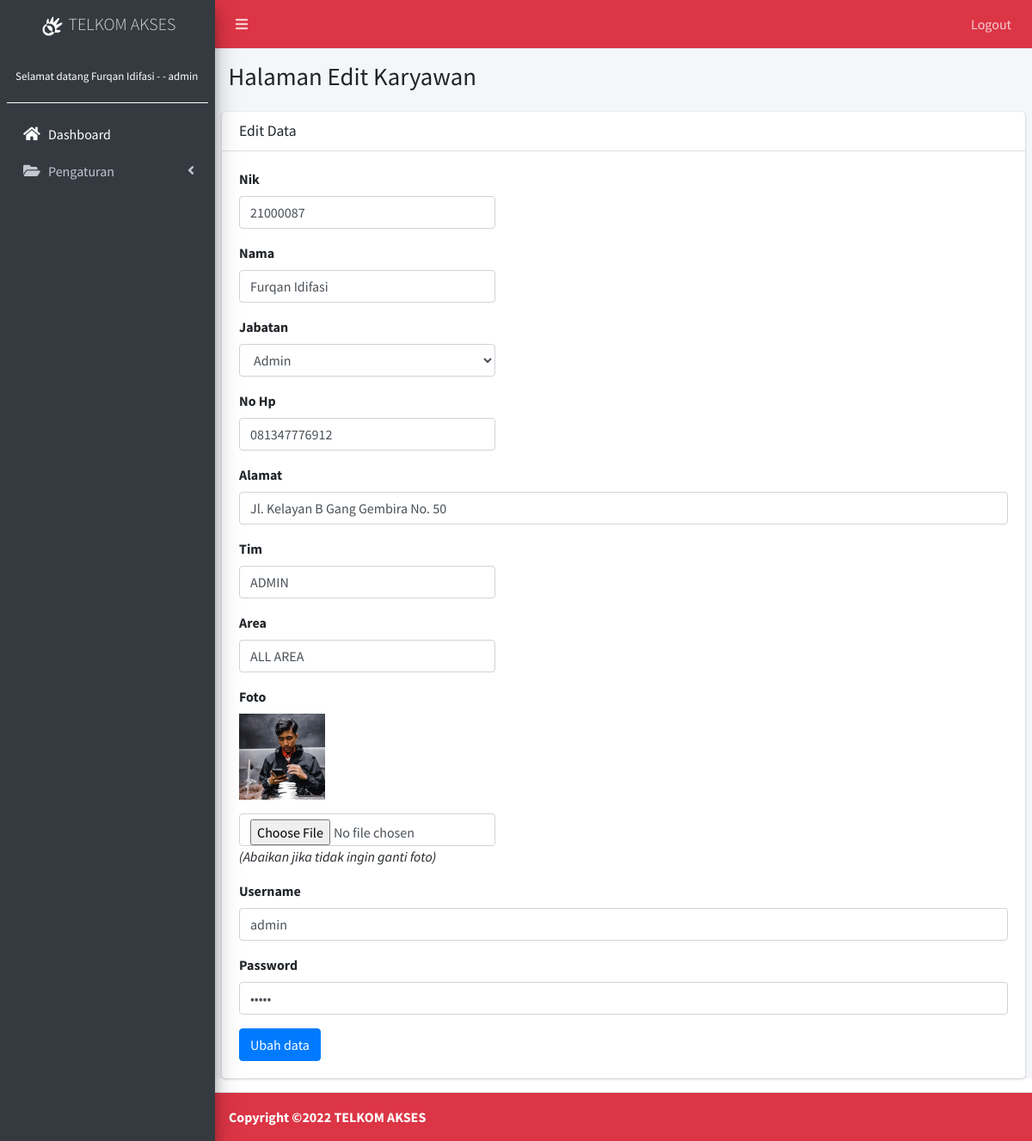
Page /karyawan-edit.php?id=1 (signed in) on the committed database.
### tables this page shows
CREATE TABLE `karyawan` (
  `id` int(11) NOT NULL,
  `pem_id` int(11) DEFAULT NULL,
  `nama` varchar(100) DEFAULT NULL,
  `nik` varchar(50) DEFAULT NULL,
  `no_hp` varchar(25) DEFAULT NULL,
  `email_karyawan` varchar(50) NOT NULL,
  `alamat` text DEFAULT NULL,
  `jabatan` varchar(50) DEFAULT NULL,
  `tim` varchar(100) DEFAULT NULL,
  `area` varchar(10) DEFAULT NULL,
  `foto` varchar(250) DEFAULT NULL,
  `username` varchar(150) DEFAULT NULL,
  `password` varchar(150) DEFAULT NULL
);

### karyawan-edit.php (the view, shortened to what this page needs)
<?php
  include('templates/header.php');
  include('templates/sidebar.php');
?>
  <div class="content-wrapper">
    <section class="content-header">
      <div class="container-fluid">
        <div class="row mb-2">
          <div class="col-sm-6">
            <h1>Halaman Edit Karyawan</h1>
          </div>
        </div>
      </div>
    </section>
    <section class="content">
      <div class="card">
        <div class="card-header">
          <h3 class="card-title">Edit Data</h3>
        </div>
        <div class="card-body">
          <?php
          include('koneksi.php');
          $id = $_GET['id'];
          $data   = mysqli_query($koneksi, "select * from karyawan where id = '$id'");
          $row  = mysqli_fetch_assoc($data);
          ?>
          <form action="" method="post" role="form" enctype="multipart/form-data">
            <div class="form-group">
              <label>Nik</label>
              <input type="text" name="nik" required="" class="form-control col-sm-4"  value="<?= $row['nik']; ?>" autofocus="">
            </div>
            <div class="form-group">
              <label>Nama</label>
              <input type="text" name="nama" required="" class="form-control col-sm-4"  value="<?= $row['nama']; ?>" >
            </div>
            <div class="form-group">
              <label>Jabatan</label>
              <select class="form-control  col-sm-4" name="jabatan" required="">
                <option value="admin" <?= ($row['jabatan'] == 'admin') ? 'selected' : ''; ?>>Admin</option>
              </select>
            </div>
            <div class="form-group">
              <label>No Hp</label>
              <input type="text" name="no_hp" required="" class="form-control col-sm-4" value="<?= $row['no_hp']; ?>"  >
            </div>
            <div class="form-group">
              <label>Alamat</label>
              <input type="text" name="alamat" required="" class="form-control" value="<?= $row['alamat']; ?>" >
            </div>
            <div class="form-group">
              <label>Tim</label>
              <input type="text" name="tim" required="" class="form-control col-sm-4" value="<?= $row['tim']; ?>" >
            </div>
            <div class="form-group">
              <label>Area</label>
              <input type="text" name="area" required="" class="form-control col-sm-4" value="<?= $row['area']; ?>" >
            </div>
            <div class="form-group">
              <label>Foto</label><br>
              <img src="assets/gambar/<?= $row['foto'];?>" width="100" class="mb-3">
              <input type="file" name="foto" class="form-control col-sm-4" >
              <i>(Abaikan jika tidak ingin ganti foto)</i>
            </div>
            <div class="form-group">
              <label>Username</label>
              <input type="text" name="username" required="" class="form-control" value="<?= $row['username']; ?>">
            </div>
            <div class="form-group">
              <label>Password </label>
              <input type="password" name="password" class="form-control" value="<?= $row['password']; ?>" >
            </div>
            <button type="submit" class="btn btn-primary" name="submit" value="simpan">Ubah data</button>
          </form>
      </div>
    </div>
    </section>
  </div>
  <?php
    include('templates/footer.php');
  ?>

### templates/header.php (shortened to what this page needs)
<!DOCTYPE html>
<html>
<head>
  <link rel="stylesheet" href="./assets/plugins/fontawesome-free/css/all.min.css">
  <link rel="stylesheet" href="https://code.ionicframework.com/ionicons/2.0.1/css/ionicons.min.css">
  <link rel="stylesheet" href="./assets/dist/css/adminlte.min.css">
     <link rel="stylesheet" href="./assets/plugins/summernote/summernote-bs4.css">
    <link rel="stylesheet" href="./assets/dist/css/adminlte.min.css">
  <link rel="stylesheet" href="./assets/plugins/datatables-bs4/css/dataTables.bootstrap4.css">
</head>
<body class="hold-transition sidebar-mini">
<div class="wrapper">
  <nav class="main-header navbar navbar-expand navbar-dark bg-danger ">
      <ul class="navbar-nav">
      <li class="nav-item">
        <a class="nav-link" data-widget="pushmenu" href="#"><i class="fas fa-bars"></i></a>
      </li>
    </ul>
    <ul class="navbar-nav ml-auto">
      <li class="nav-item d-none d-sm-inline-block">
        <a href="logout.php" class="nav-link">Logout</a>
      </li>
    </ul>
  </nav>

### templates/sidebar.php (shortened to what this page needs)
  <aside class="main-sidebar sidebar-dark-primary elevation-4 bg-dark">
    <div class="brand-link text-center" style="border-color: transparent;">
      <span class="brand-text font-weight-light"> <img src="assets/gambar/logo-telkom.png" style="width: 30px;">  TELKOM AKSES</span>
    </div>
    <div class="sidebar">
      <div class="user-panel mt-3 pb-3 mb-3 d-flex "  style="border-color: #fff;">
        <div class="info">
          <a href="#" class="d-block text-white" style="font-size: 13px;">Selamat datang <?= $_SESSION['nama']; ?> - <?= $_SESSION['nik']; ?> - <?= $_SESSION['hak_akses']; ?> </a>
        </div>
      </div>
      <nav class="mt-2">
        <ul class="nav nav-pills nav-sidebar flex-column" data-widget="treeview" role="menu" data-accordion="false">
          <li class="nav-item">
            <a href="index.php" class="nav-link text-white">
              <i class="nav-icon fas fa-home"></i>
              <p>
                Dashboard
              </p>
            </a>
          </li>
           <?php if($_SESSION['hak_akses'] == 'admin' || $_SESSION['hak_akses'] == 'pelanggan'|| $_SESSION['hak_akses'] == 'teknisi') { ?>
             <li class="nav-item">
            <a href="#" class="nav-link ">
              <i class="nav-icon fas fa-folder-open"></i>
              <p>
                Pengaturan
                <i class="right fas fa-angle-left"></i>
              </p>
            </a>
          <?php } ?>
           <?php if($_SESSION['hak_akses'] == 'admin' ) { ?>
          </li>
         <?php } ?>
</ul>
      </nav>
    </div>
  </aside>

### templates/footer.php (shortened to what this page needs)
  <footer class="main-footer bg-danger" >
    <strong>Copyright &copy;<?= date('Y');?> TELKOM AKSES
  </footer>
</div>
	<link rel="stylesheet" type="text/css" href="./assets/dist/css/tagsinput.css">
</body>
</html>

### rows in the picture
karyawan: nik "21000087", nama "Furqan Idifasi", jabatan "Admin", no_hp "081347776912", alamat "Jl. Kelayan B Gang Gembira No. 50", tim "ADMIN", area "ALL AREA", foto (picture), username "admin"

### other values in the picture
$_SESSION['nama'] "Furqan Idifasi"
$_SESSION['hak_akses'] "admin"
